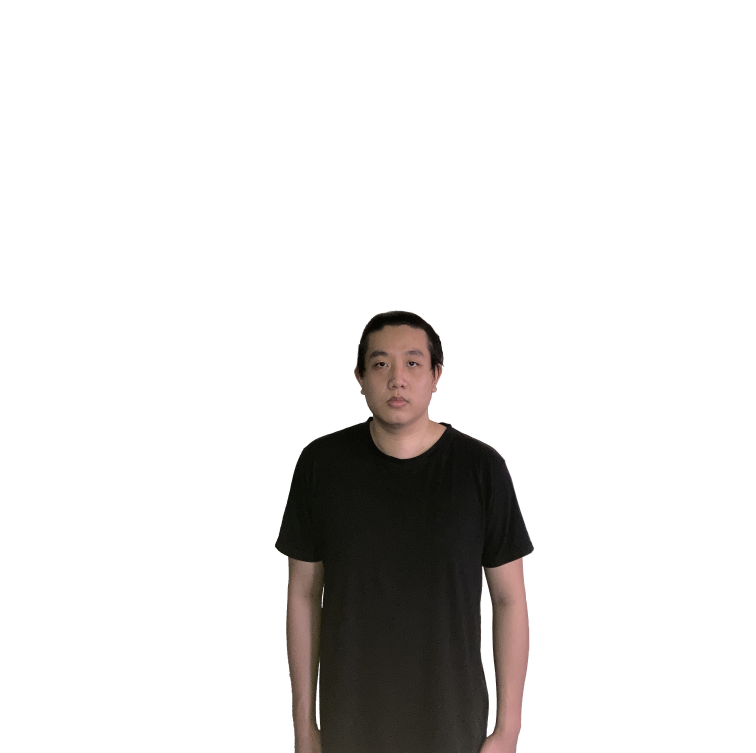
#> input picture lab4/MyFacePic2.jpg, 3024 x 3012 px, found by its file name (shown at 1/4 size)
$ python MyFacePic2.py
#> lines starting #> are read from the running program, lines starting #| are printed output that depends on the picture; after the words box and inside, x2 and y2 are one past the last pixel; in counts of white or black regions, pixels touching at a corner belong together
import cv2 as cv
import numpy as np
from matplotlib import pyplot as plt
img = cv.imread(r'D:\Lab\Telecommunication Lab\lab4\MyFacePic2.jpg',0)
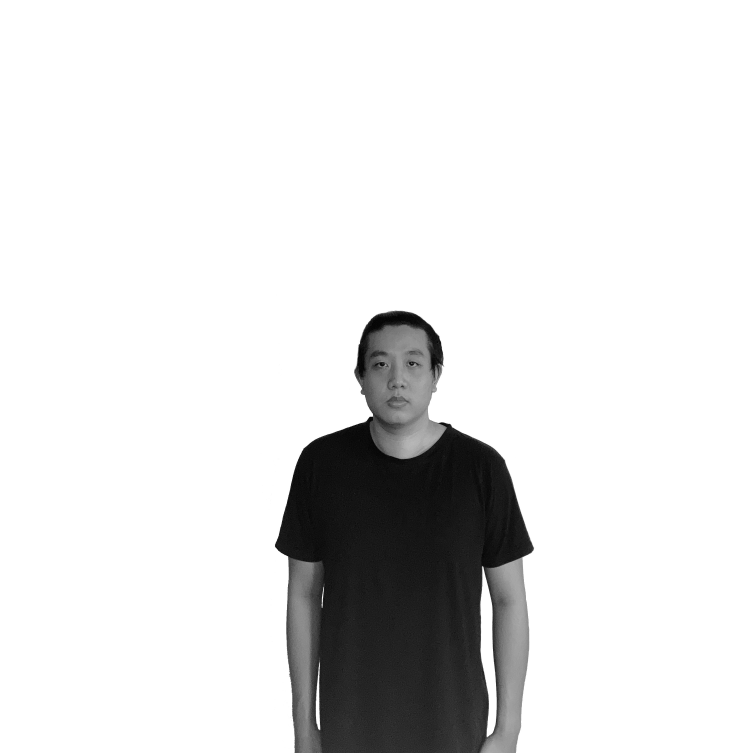
#> img: shape (3012, 3024) (shown at 1/4 size); min 0, max 255, mean 226.1
ret1,th1 = cv.threshold(img,254,255,cv.THRESH_BINARY)
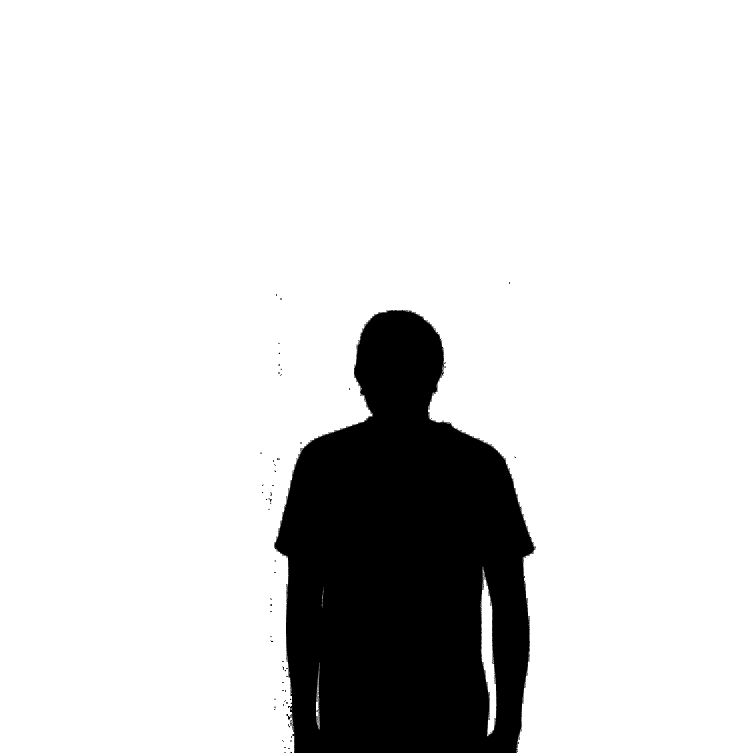
#> th1: shape (3012, 3024) (shown at 1/4 size); 85.6% white; 443 black regions (402 under 20 px), largest, box (x1, y1, x2, y2) and area: (1096, 1240, 2144, 3012) 1309275, (1080, 1997, 1088, 2007) 56, (1152, 2896, 1162, 2910) 55
ret2,th2 = cv.threshold(img,0,255,cv.THRESH_BINARY+cv.THRESH_OTSU)
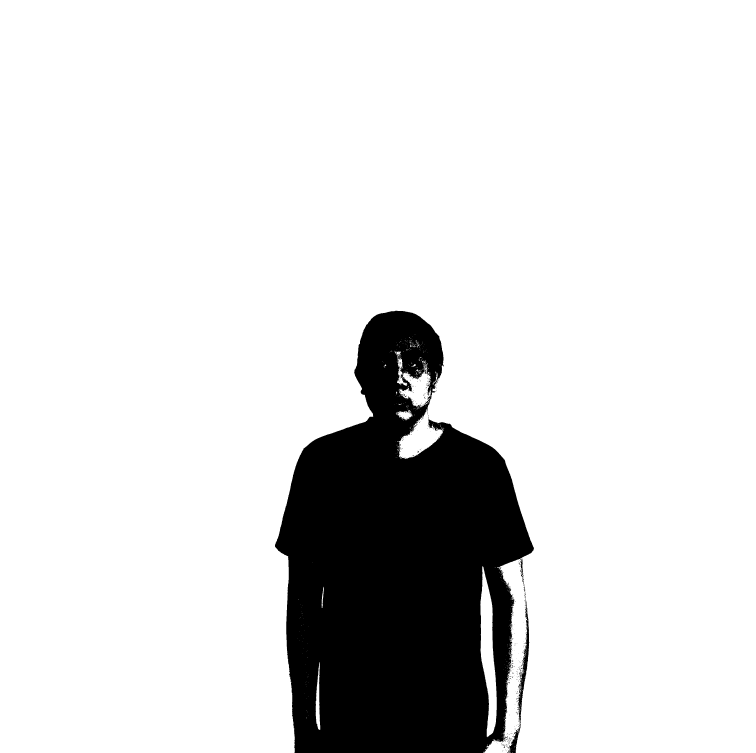
#> th2: shape (3012, 3024) (shown at 1/4 size); 86.6% white; 457 black regions (447 under 20 px), largest, box (x1, y1, x2, y2) and area: (1100, 1243, 2136, 3012) 1207614, (2069, 2405, 2117, 2903) 5487, (2028, 2908, 2081, 3012) 1775
#> ret2 = 149
blur = cv.GaussianBlur(img,(5,5),0)
ret3,th3 = cv.threshold(blur,0,255,cv.THRESH_BINARY+cv.THRESH_OTSU)
#> th3: shape (3012, 3024); 86.6% white; 58 black regions (51 under 20 px), largest, box (x1, y1, x2, y2) and area: (1100, 1243, 2135, 3012) 1209002, (2070, 2408, 2116, 2893) 5268, (2029, 2907, 2082, 3012) 1799
#> ret3 = 149
images = [img,0,th1,img,0,th2,blur,0,th3]
titles = ['Original Noisy Image','Histogram','Global Thresholding x=254','Original Noisy Image','Histogram',"Otsu's Thresholding",'Gaussian filtered Image','Histogram',"Otsu's Thresholding"]
for i in range(3):
    plt.subplot(3,4,i*4+1),plt.imshow(images[i*3],'gray')
    plt.title(titles[i*3]),plt.xticks([]),plt.yticks([])
    plt.subplot(3,4,i*4+2),plt.hist(images[i*3].ravel(),254,[0,254])
    plt.title(titles[i*3+1]),plt.ylabel('Number of pixel'),plt.xlabel('intensity  value')
    plt.subplot(3,4,i*4+3),plt.imshow(images[i*3+2],'gray')
    plt.title(titles[i*3+2]),plt.xticks([]), plt.yticks([])
    plt.subplot(3,4,i*4+4),plt.hist(images[i*3+2].ravel(),254,[0,254])
    plt.title('BW histrogram'),plt.ylabel('Number of pixel'),plt.xlabel('intensity value')
plt.subplots_adjust(hspace=0.4)
plt.show()
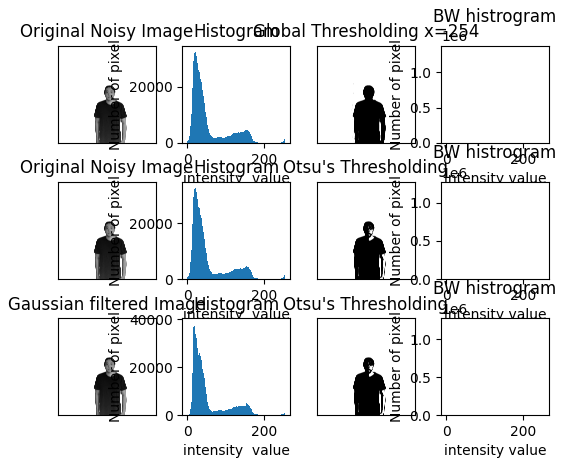
#> figure drawn by matplotlib, 12 panels; panel 2: tallest bar 33153 high, from x = 19 to 20; panel 4: tallest bar 1312204 high, from x = 0 to 1; panel 6: tallest bar 33153 high, from x = 19 to 20; panel 8: tallest bar 1217027 high, from x = 0 to 1

$ run again, with lab4/MyFacePic1.jpg copied over lab4/MyFacePic2.jpg
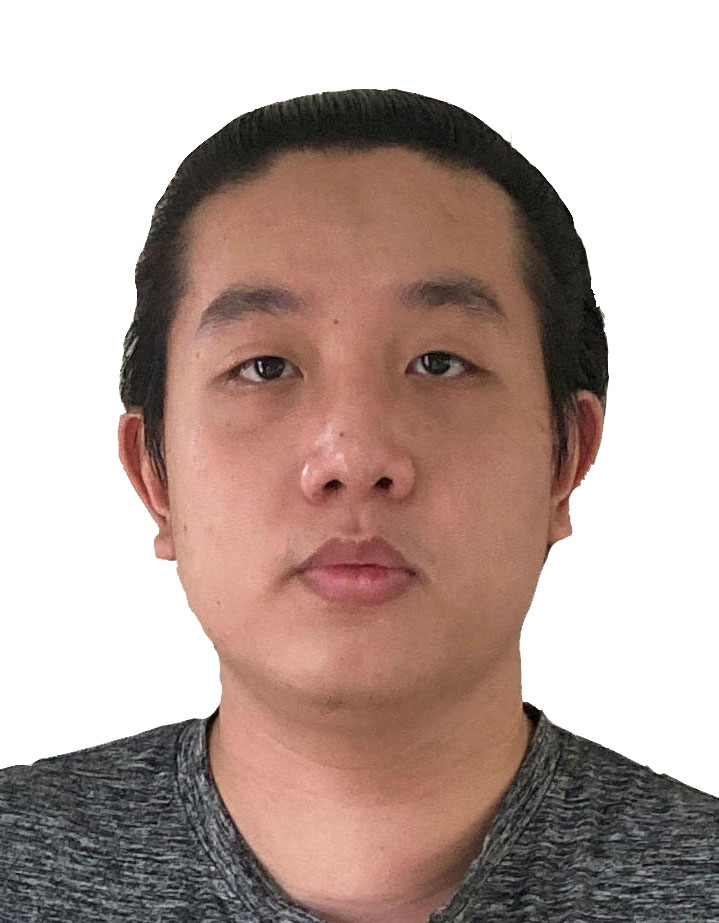
#> input picture lab4/MyFacePic1.jpg, 719 x 923 px, found by its file name
#> `ret1,th1 = cv.threshold(img,254,255,cv.THRESH_BINARY)`:
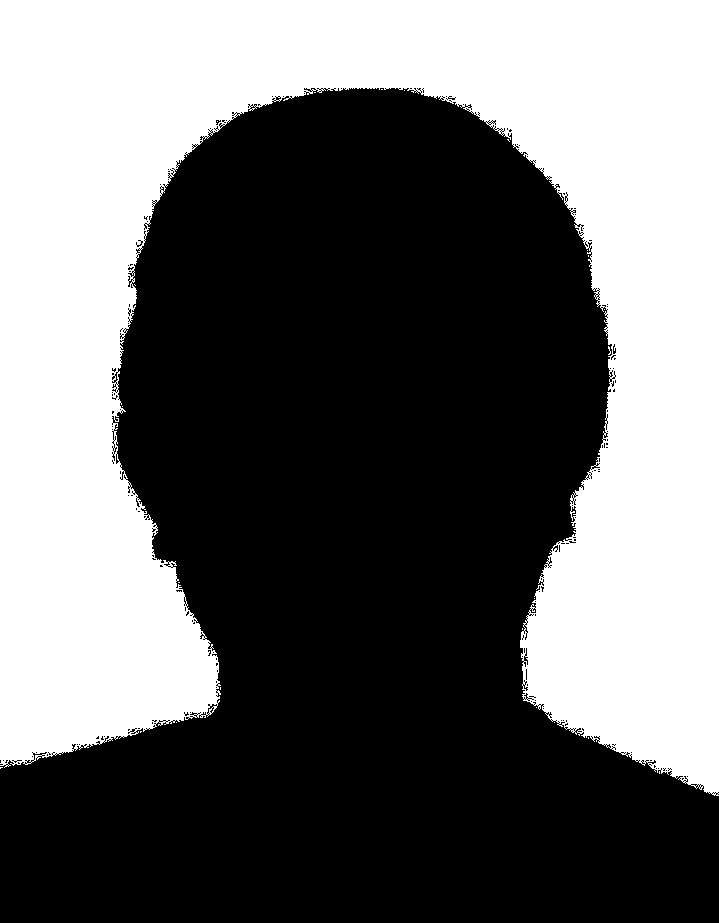
#> th1: shape (923, 719); 41.7% white; 23 white regions (22 under 20 px), largest, box (x1, y1, x2, y2) and area: (0, 0, 719, 796) 276733
#> th2: shape (923, 719); 46.4% white; 286 white regions (268 under 20 px), largest, box (x1, y1, x2, y2) and area: (0, 0, 719, 798) 293898, (224, 768, 375, 897) 10337, (264, 634, 327, 674) 1372
#> ret2 = 176
#> `ret3,th3 = cv.threshold(blur,0,255,cv.THRESH_BINARY+cv.THRESH_OTSU)`:
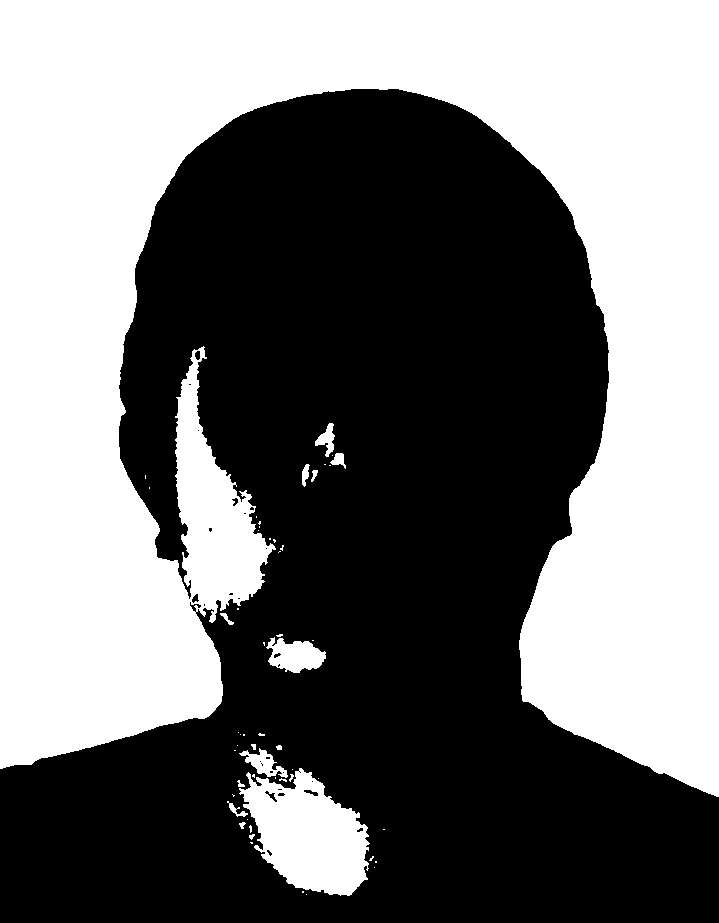
#> th3: shape (923, 719); 46.3% white; 54 white regions (38 under 20 px), largest, box (x1, y1, x2, y2) and area: (0, 0, 719, 797) 294124, (239, 768, 370, 896) 10362, (266, 637, 326, 673) 1390

$ run again, with lab4/MyFacePic3.jpg copied over lab4/MyFacePic2.jpg
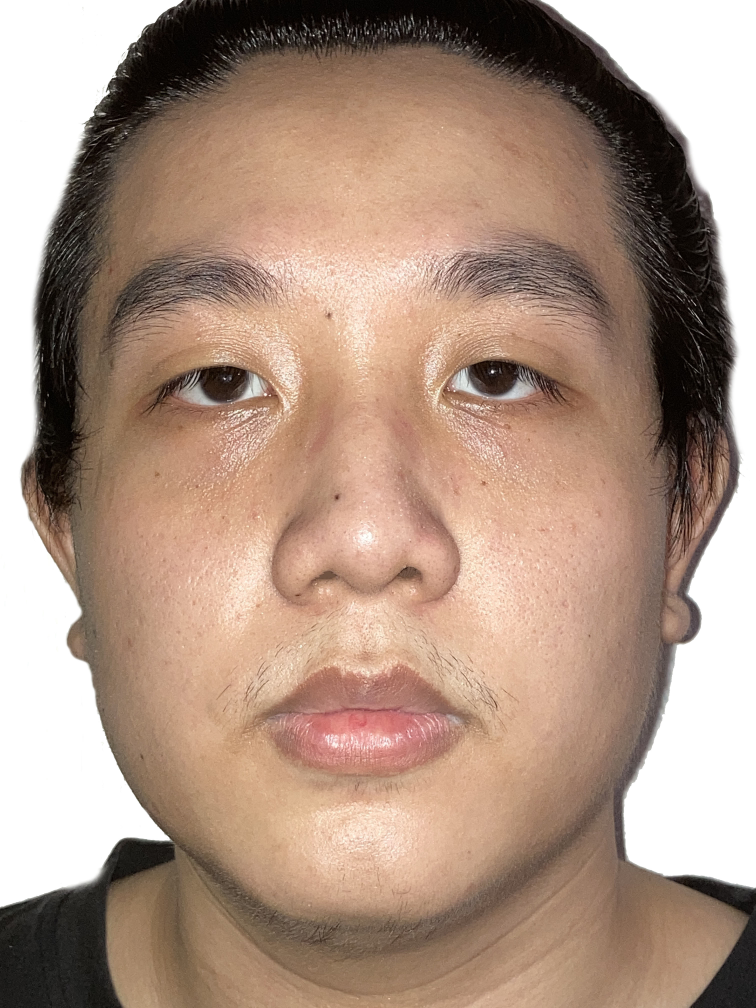
#> input picture lab4/MyFacePic3.jpg, 3024 x 4032 px, found by its file name (shown at 1/4 size)
#> `ret1,th1 = cv.threshold(img,254,255,cv.THRESH_BINARY)`:
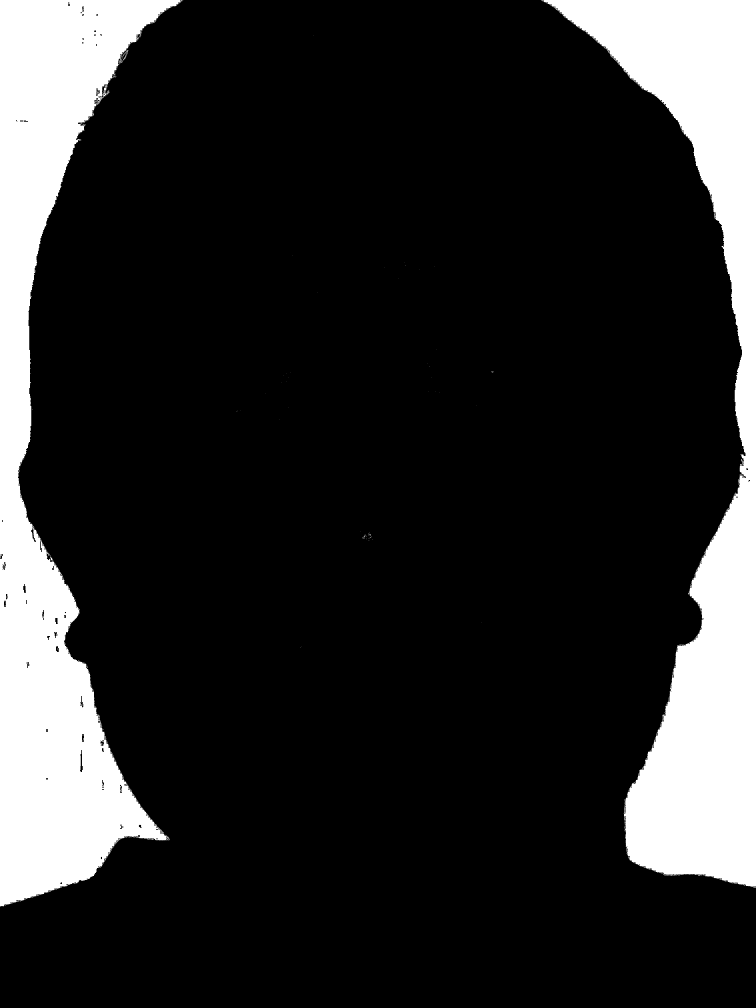
#> th1: shape (4032, 3024) (shown at 1/4 size); 16.5% white; 134 white regions (129 under 20 px), largest, box (x1, y1, x2, y2) and area: (0, 0, 731, 3627) 1037751, (2165, 0, 3024, 3551) 976546, (490, 200, 513, 225) 85, (2964, 1836, 2975, 1847) 44, (1454, 2143, 1467, 2149) 29
#> th2: shape (4032, 3024); 54.9% white; 6329 black regions (5129 under 20 px), largest, box (x1, y1, x2, y2) and area: (0, 0, 3024, 4032) 5102300, (966, 2662, 1942, 3155) 162838, (1083, 1873, 1709, 2426) 55509
#> ret2 = 147
#> `ret3,th3 = cv.threshold(blur,0,255,cv.THRESH_BINARY+cv.THRESH_OTSU)`:
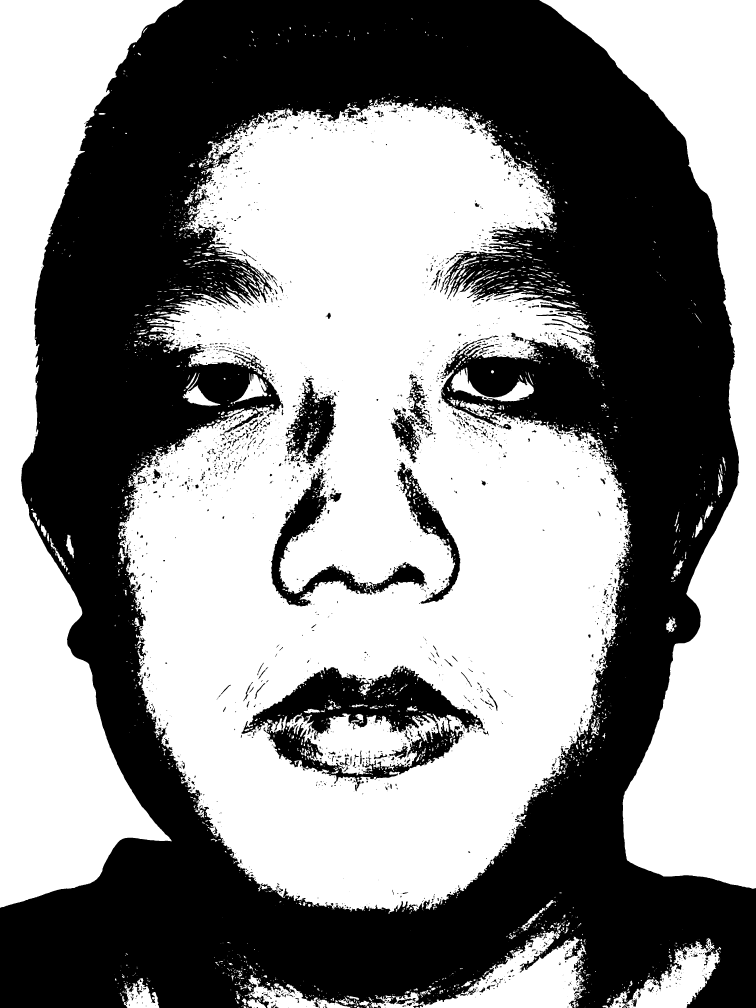
#> th3: shape (4032, 3024) (shown at 1/4 size); 54.3% white; 2795 black regions (1857 under 20 px), largest, box (x1, y1, x2, y2) and area: (0, 0, 3024, 4032) 5186984, (966, 2662, 1940, 3165) 171564, (1084, 1873, 1708, 2426) 59191
#> ret3 = 148
